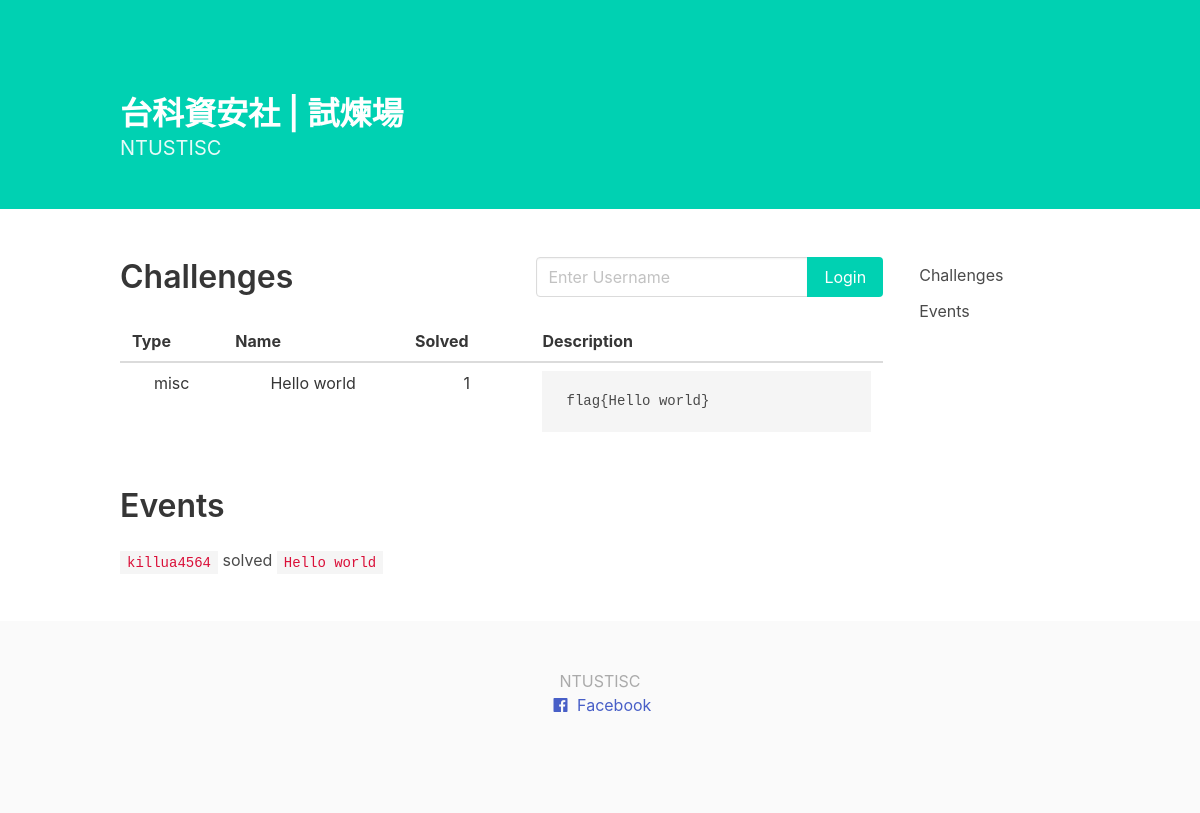
Before: / with the older database file.
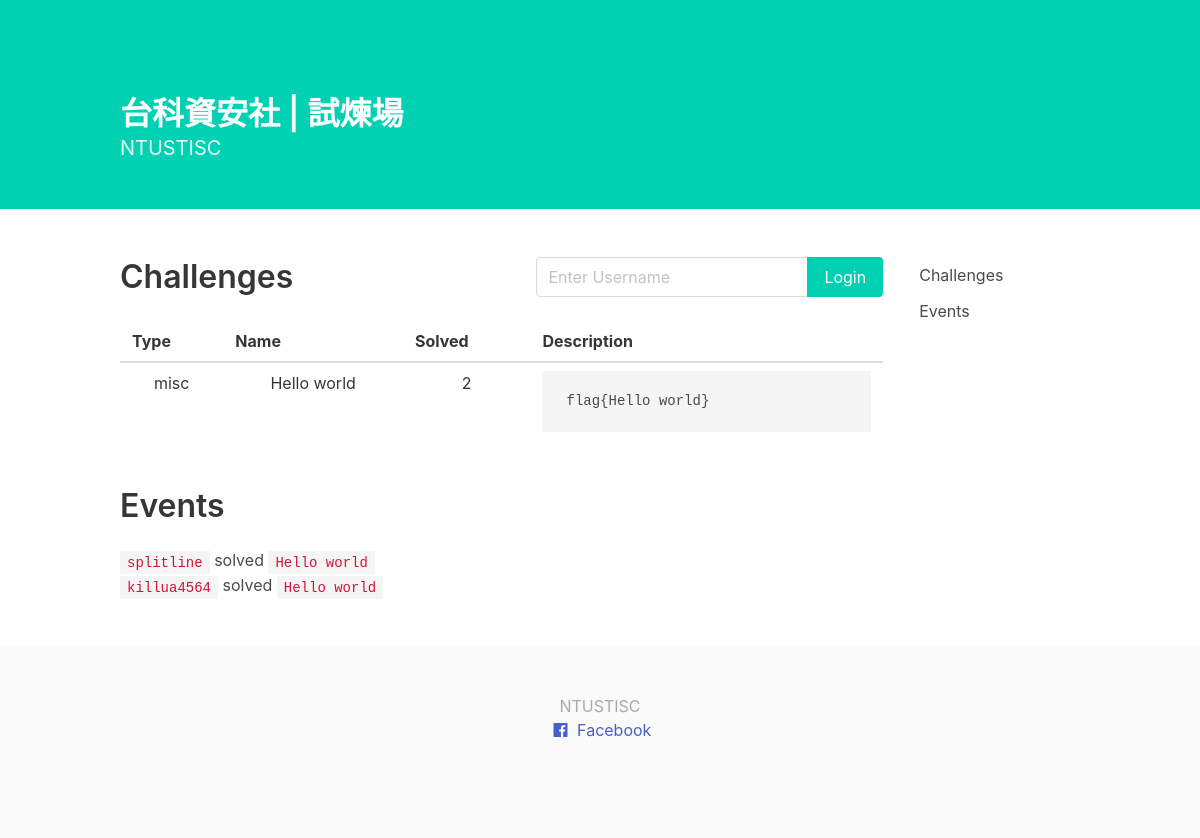
After: the same page with the newer database file.
### index/models.py (models this page shows)
class Challenge(models.Model):
	name = models.CharField(max_length=100)
	type = models.CharField(max_length=100, default='misc')
	flag = models.CharField(max_length=100)
	solved = models.IntegerField(default=0)
	description = models.CharField(max_length=100)
	user_solve = models.BooleanField(default=False)

class Submit(models.Model):
	username = models.ForeignKey(Username, on_delete=models.CASCADE)
	challenge = models.ForeignKey(Challenge, on_delete=models.CASCADE)

class Username(models.Model):
	username = models.CharField(max_length=100, null=False, blank=False)
	solved = models.IntegerField(default=0)

### index/views.py (the view, shortened to what this page needs)
# urls.py: url(r'^$', views.index),
def index(request):
    challenge_list = Challenge.objects.all()
    submit_list = Submit.objects.all().order_by('-id')[:20]
    logined = is_login(request)
    return render(request, "index.html", {
        'key': logined,
        'username': request.session['username'] if logined else None,
        'challenge_list': challenge_list,
        'submit_list': submit_list
    })

### index/views.py (called while the page is built)
def is_login(request):
    if 'username' in request.session.keys():
        if len(request.session['username']) > 0:
            return True
        else:
            return False
    else:
        return False

### index/templates/index.html (shortened to what this page needs)
<!DOCTYPE html>
<html>
<head>
	<link rel="stylesheet" href="https://cdnjs.cloudflare.com/ajax/libs/bulma/0.7.2/css/bulma.css" />
	<link rel="stylesheet" href="https://use.fontawesome.com/releases/v5.5.0/css/all.css">
</head>
<body>
	<section class="hero is-primary">
		<div class="hero-body">
			<div class="container">
				<h1 class="title">
					台科資安社 | 試煉場
				</h1>
				<h2 class="subtitle">
					NTUSTISC
				</h2>
			</div>
		</div>
	</section>
	<div class="container">
		<div class="columns">
			<div class="column is-four-fifths">
				<nav class="level" id="challenges">
					<div class="level-left">
						<div class="level-item">
							<h1 class="title">
								Challenges
							</h1>
						</div>
					</div>
					<div class="level-right">
						<div class="level-item">
							{% if not key %}
							<form action="login/" method="POST">
								<div class="field has-addons">
									<div class="control">
										<input class="input" type="text" name="username" placeholder="Enter Username">
									</div>
									<div class="control">
										<button class="button is-primary">Login</button>
									</div>
								</div>
							</form>
							{% else %}
							<p>Hi, {{username}}! </p>
							{% endif %}
						</div>
					</div>
				</nav>
				<table class="table is-hoverable is-fullwidth">
					<thead>
						<tr>
							<th>Type</th>
							<th>Name</th>
							<th>Solved</th>
							<th>Description</th>
						</tr>
					</thead>
					<tbody>
						{% for challenge in challenge_list %}
						<tr>
							<td align="center">{{ challenge.type }}</td>
							<td align="center">{% if challenge.user_solve %}<span class="icon has-text-success"><i class="fas fa-check"></i></span>{% endif %}{{ challenge.name }}</td>
							<td align="center">{{ challenge.solved }}</td>
							<td>
								<pre>{{ challenge.description }}</pre>
							</td>
						</tr>
						{% endfor %}
					</tbody>
				</table>
				<div class="container" id="events">
					<h1 class="title">
						Events
					</h1>
					<ul>
						{% for submit in submit_list %}
						<li><code>{{ submit.username.username }}</code> solved <code>{{ submit.challenge.name }}</code></li>
						{% endfor %}
					</ul>
				</div>
			</div>
			<div class="column">
				<aside class="menu">
					<ul class="menu-list">
						<li><a href="#challenges">Challenges</a></li>
						<li><a href="#events">Events</a></li>
					</ul>
				</aside>
			</div>
		</div>
	</div>
	<footer class="footer">
		<div class="has-text-centered">
			<p>
				NTUSTISC
			</p>
			<a href="https://www.facebook.com/ntust.hacking/" target="_blank">
				<span class="icon">
					<i class="fab fa-facebook"></i>
				</span>
				Facebook
			</a>
		</div>
	</footer>
</body>
</html>

### index/templates/index.html (style rules this page uses)
.container { margin-top: 3em; }
footer { position: static; margin-top: 3em; margin-bottom: 0px; color: #AAAAAA }

Changed rows visible on the page:
changed Challenge "misc": solved "1" → "2"
added Submit: username.username "splitline", challenge.name "Hello world"
